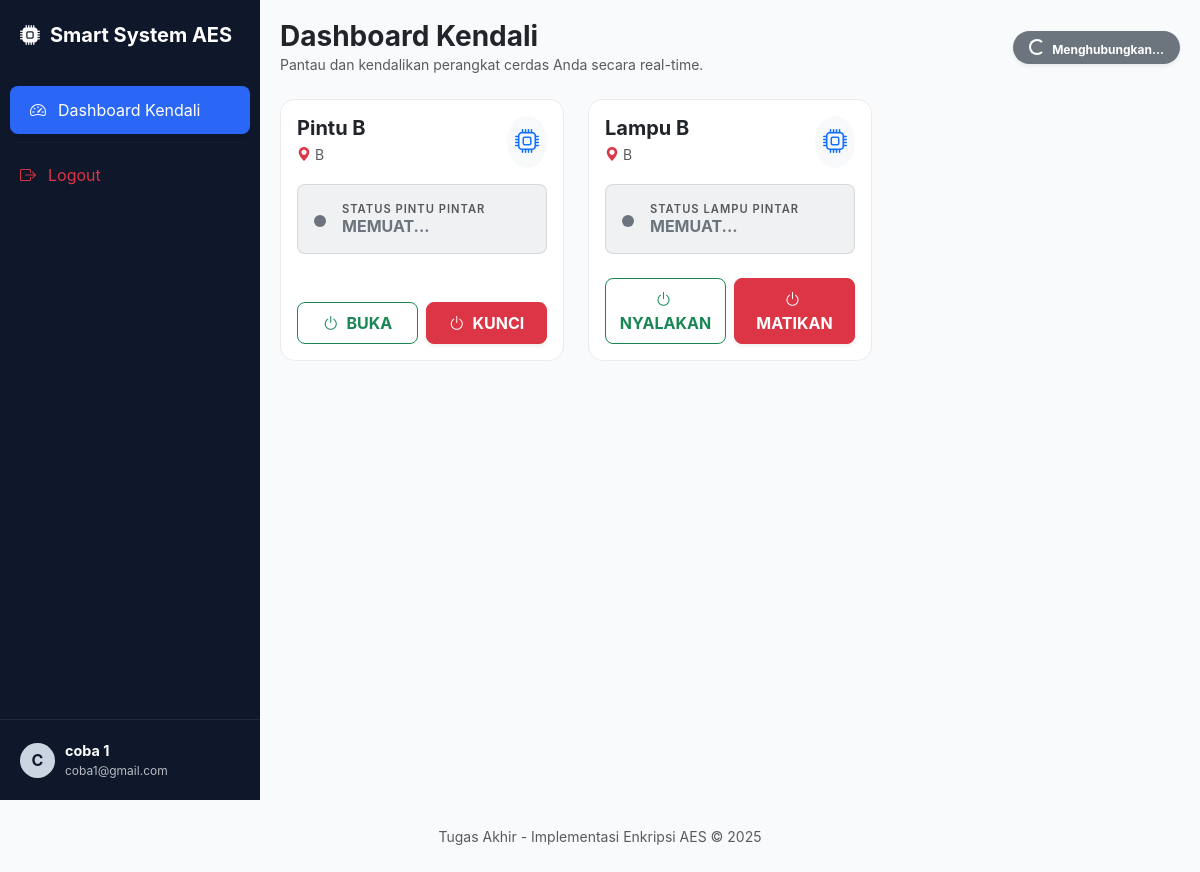
/dashboard (signed in), run on the app's committed database.
### tables this page shows
CREATE TABLE `device` (
  `id_device` int(11) NOT NULL,
  `device_name` varchar(100) NOT NULL,
  `id_type` int(11) NOT NULL,
  `id_board` int(11) DEFAULT 1,
  `location` varchar(100) NOT NULL,
  `pin_gpio` int(11) DEFAULT 0,
  `active_state` int(11) DEFAULT 0,
  `last_state` int(11) DEFAULT 0,
  `status` int(11) NOT NULL,
  `created_at` datetime NOT NULL,
  `updated_at` datetime DEFAULT NULL,
  `created_by` int(11) NOT NULL,
  `updated_by` int(11) DEFAULT NULL
);

CREATE TABLE `device_type` (
  `id_type` int(11) NOT NULL,
  `type_name` varchar(50) NOT NULL,
  `label_on` varchar(50) NOT NULL,
  `label_off` varchar(50) NOT NULL
);

### dashboard.php (the view, shortened to what this page needs)
<?php
include('includes/header.php');
include('includes/sidebar.php');
require_once('config/koneksi.php');
$devices = [];
if(isset($_SESSION['is_admin']) && $_SESSION['is_admin'] == 1) {
    $sql_devices = "SELECT d.*, dt.label_on, dt.label_off, dt.type_name FROM device d
                    LEFT JOIN device_type dt ON d.id_type = dt.id_type
                    WHERE d.status = '1'";
} else {
    $sql_devices = "SELECT d.*, dt.label_on, dt.label_off, dt.type_name FROM device d
                    INNER JOIN user_access ua ON d.id_device = ua.id_device AND ua.id_user = ?
                    LEFT JOIN device_type dt ON d.id_type = dt.id_type
                    WHERE d.status = '1'";
}
$stmt_devices = mysqli_prepare($koneksi, $sql_devices);
if ($stmt_devices) {
    if(!isset($_SESSION['is_admin']) || $_SESSION['is_admin'] != 1) {
        mysqli_stmt_bind_param($stmt_devices, "i", $_SESSION['user_id']);
    }
    mysqli_stmt_execute($stmt_devices);
    $res_devices = mysqli_stmt_get_result($stmt_devices);
    $devices = mysqli_fetch_all($res_devices, MYSQLI_ASSOC);
}
?>
<div class="main-content">
    <div class="d-flex flex-column flex-md-row justify-content-between align-items-stretch align-items-md-center mb-4 gap-3">
        <div>
            <h3 class="fw-bold m-0">Dashboard Kendali</h3>
            <p class="text-muted small mb-0">Pantau dan kendalikan perangkat cerdas Anda secara real-time.</p>
        </div>
        <div id="mqtt-connection-status" class="badge bg-secondary text-white py-2 px-3 shadow-sm rounded-pill">
            <span class="spinner-border spinner-border-sm me-1" role="status" aria-hidden="true"></span> Menghubungkan...
        </div>
    </div>
    <div class="row g-4">
        <?php if (count($devices) > 0): ?>
            <?php foreach ($devices as $device): ?>
                <div class="col-12 col-md-6 col-lg-4">
                    <div class="card device-card h-100 p-3">
                        <div class="d-flex justify-content-between align-items-start mb-3">
                            <div>
                                <h5 class="fw-bold mb-1 text-dark"><?= htmlspecialchars($device['device_name']) ?></h5>
                                <p class="text-muted small mb-0"><i class="bi bi-geo-alt-fill text-danger"></i> <?= htmlspecialchars($device['location']) ?></p>
                            </div>
                            <div class="p-2 bg-light rounded-circle text-primary">
                                <i class="bi bi-cpu fs-4"></i>
                            </div>
                        </div>
                        <div class="status-box rounded-3 p-3 mb-4 d-flex align-items-center gap-3"
                             id="status-box-<?= $device['id_device'] ?>"
                             style="background-color: rgba(108, 117, 125, 0.1); border: 1px solid rgba(108, 117, 125, 0.2);">
                            <div class="status-dot bg-secondary mt-1 flex-shrink-0" id="status-dot-<?= $device['id_device'] ?>"></div>
                            <div>
                                <p class="text-muted small mb-0 fw-semibold text-uppercase" style="font-size: 0.7rem; letter-spacing: 1px;">Status <?= htmlspecialchars($device['type_name'] ?? 'Perangkat') ?></p>
                                <h6 class="text-secondary fw-bold m-0 tracking-wide" id="status-text-<?= $device['id_device'] ?>">MEMUAT...</h6>
                            </div>
                        </div>
                        <div class="mt-auto d-flex gap-2">
                            <button class="btn btn-outline-success w-50 fw-bold py-2 rounded-3"
                                    onclick="sendDeviceCommand(<?= $device['id_device'] ?>, 1, '<?= $device['label_on'] ?? 'AKTIFKAN' ?>')">
                                <i class="bi bi-power me-1"></i> <?= htmlspecialchars($device['label_on'] ?? 'AKTIFKAN') ?>
                            </button>
                            <button class="btn btn-danger w-50 fw-bold py-2 rounded-3 shadow-sm"
                                    onclick="sendDeviceCommand(<?= $device['id_device'] ?>, 0, '<?= $device['label_off'] ?? 'MATIKAN' ?>')">
                                <i class="bi bi-power me-1"></i> <?= htmlspecialchars($device['label_off'] ?? 'MATIKAN') ?>
                            </button>
                        </div>
                    </div>
                </div>
            <?php endforeach; ?>
        <?php endif; ?>
    </div>
</div>
<?php include('includes/footer.php'); ?>

### includes/header.php (style rules this page uses)
:root { --sidebar-bg: #0f172a; --sidebar-active: #2b67f6; --bg-light: #f8fafc; }
body { background-color: var(--bg-light); font-family: 'Inter', sans-serif; overflow-x: hidden; }
.main-content { margin-left: 260px; padding: 20px; min-height: 100vh; display: flex; flex-direction: column; transition: all 0.3s ease; }

### dashboard.php (style rules this page uses)
.device-card { transition: transform 0.2s ease, box-shadow 0.2s ease, background-color 0.2s ease; border: 1px solid rgba(0,0,0,0.08) !important; border-radius: 15px; }
.status-dot { width: 12px; height: 12px; border-radius: 50%; display: inline-block; }

### data on the page
device: device_name "Pintu B", location "B", id_type.type_name "PINTU PINTAR", id_type.label_on "BUKA", id_type.label_off "KUNCI"
device: device_name "Lampu B", location "B", id_type.type_name "LAMPU PINTAR", id_type.label_on "NYALAKAN", id_type.label_off "MATIKAN"

### other printed values
substr($_SESSION['name'], 0, 1) "C"
$_SESSION['name'] "coba 1"
$_SESSION['email'] "coba1@gmail.com"
